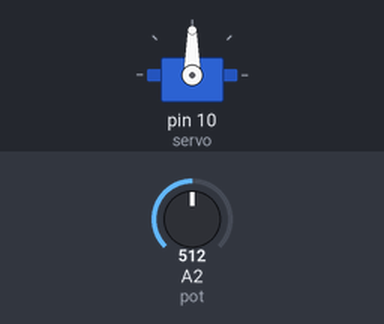
The sketch below on a simulated Arduino Uno, built with avr-gcc and run on an emulated ATmega328P. On the bench: servo. The inputs (shaded band) are chosen by the test bench; at power-on: A2 (pot) = 512.

Above: at 1.2 s.
1.3 s: A2 (pot) set to 716
At 2.4 s:
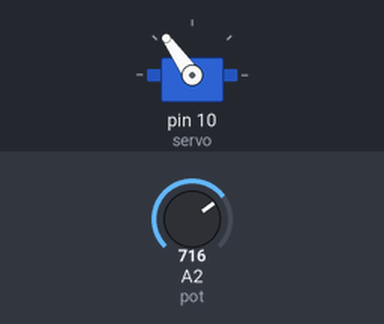
2.8 s: A2 (pot) set to 900
At 3.5 s:
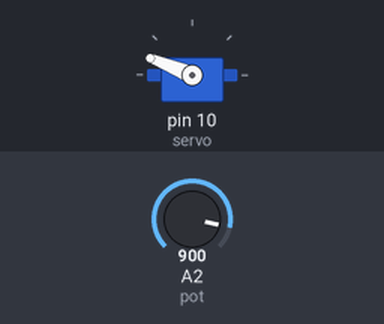
4.3 s: A2 (pot) set to 1023
At 4.7 s:
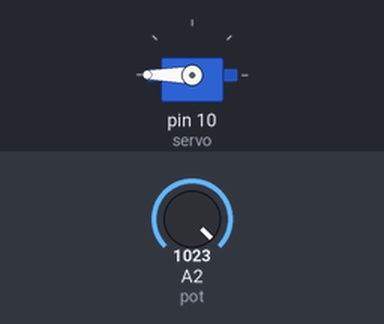
5.8 s: A2 (pot) set to 306
At 7.0 s:
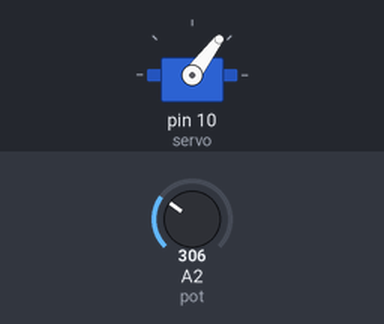
7.3 s: A2 (pot) set to 122
At 8.1 s:
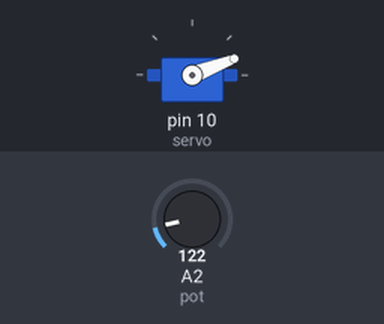
Timing chart, 0 to 9.8 s (numbered marks = the images above; inputs shaded):
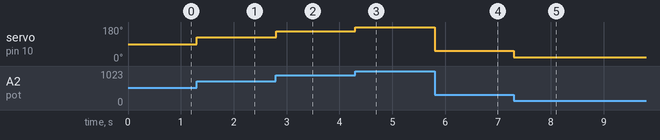

Measured:
- after the input at 1.3 s, servo on pin 10 (servo): 90° → 125° at once
- after the input at 2.8 s, servo on pin 10 (servo): 125° → 158° at once
- after the input at 4.3 s, servo on pin 10 (servo): 158° → 180° at once
- after the input at 5.8 s, servo on pin 10 (servo): 180° → 53° at once
- after the input at 7.3 s, servo on pin 10 (servo): 53° → 21° at once

The sketch:

ex1.ino
```cpp
#include <Servo.h>

Servo servo;
int pot = A2;
int potValor = 0; // armazena o valor referente ao angulo do potenciometro (0 - 1023)
int conv; //armazena a conversao de potValor para graus (0 - 180)

void setup() {

 Serial.begin(9600);
 servo.attach(10);

}

void loop() {

  potValor = analogRead(pot);
  conv = (potValor*180.0)/1023.0; // faz a conversão (regra de tres) - usando float para maior precisão
  servo.write((int)conv);


}
```
